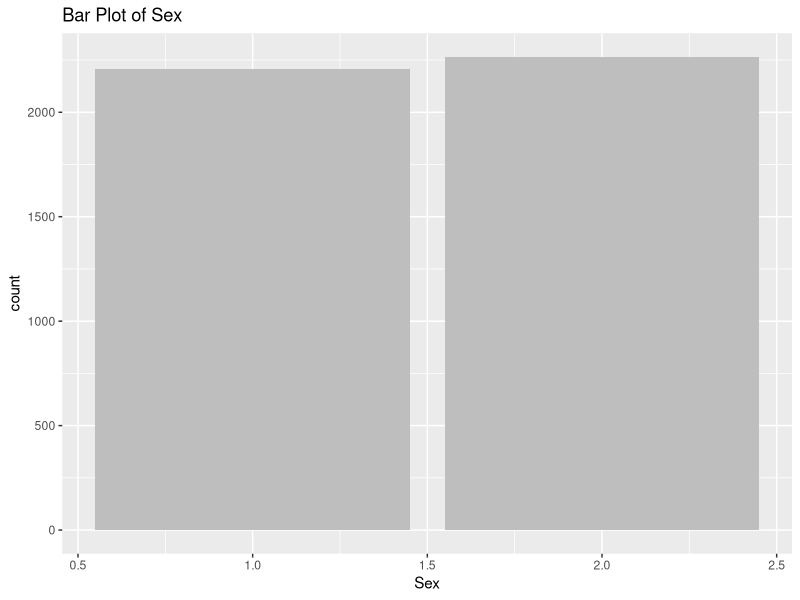
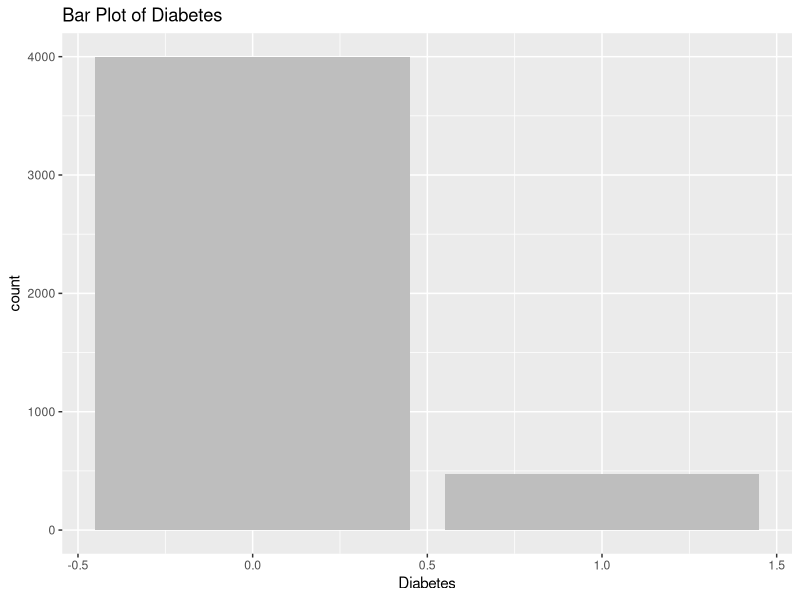
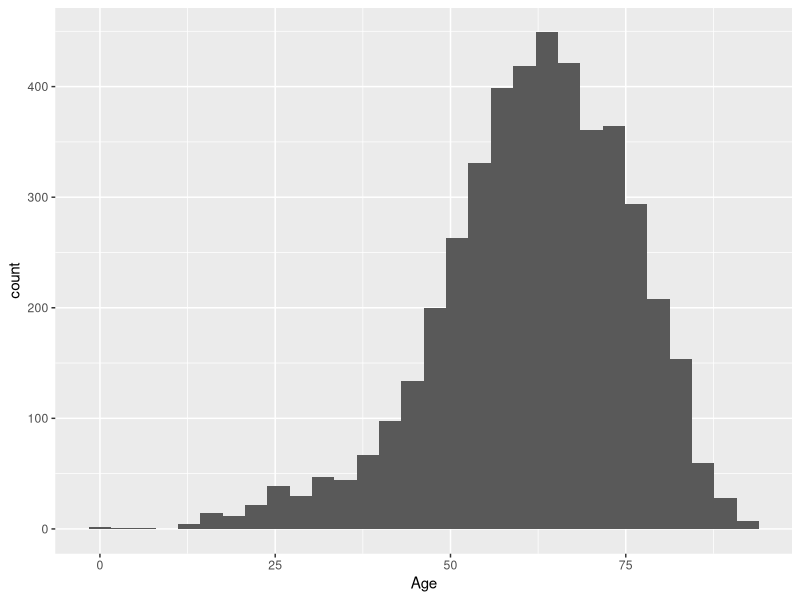
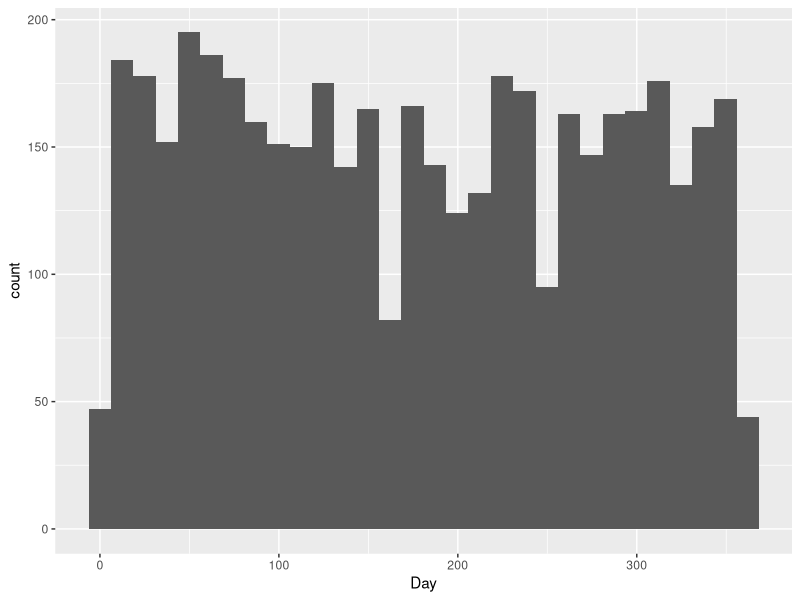
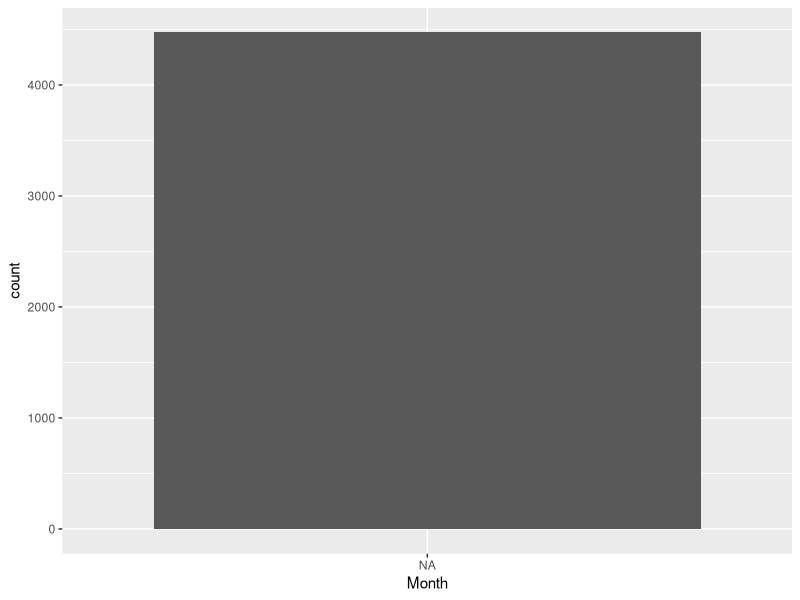
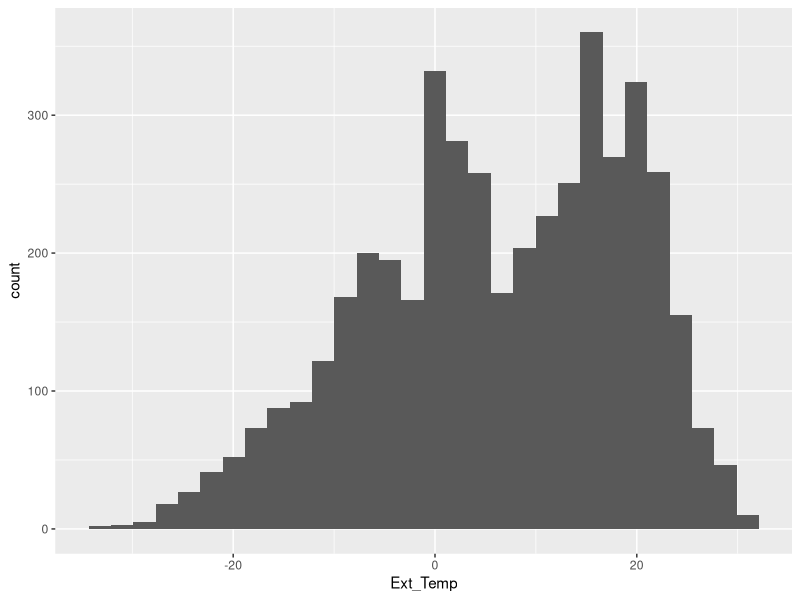
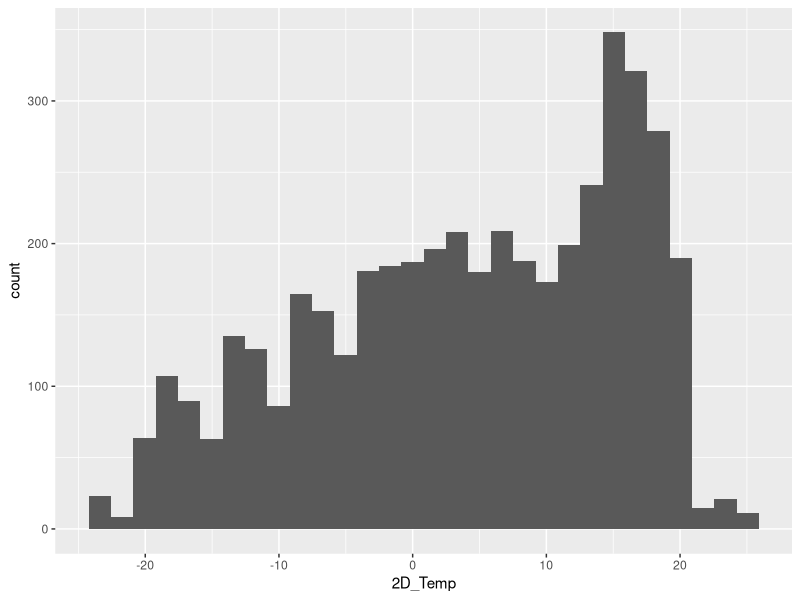
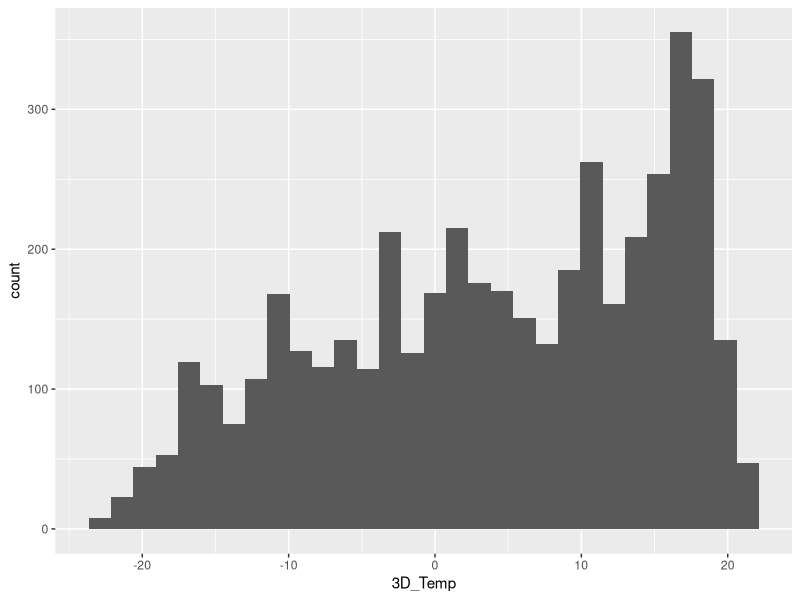

Source code (R) for these figures, in order:
## ---- chunk 1
library(readxl)
library(dplyr)
library(ggplot2)
library(pheatmap)
library(car)
## ---- chunk 2
# the excel sheet represents NA values by "NA"
brownfat <- read_excel("./description/BrownFat.xls", na = "NA")
nrow(brownfat)
## ---- chunk 3
x <- colSums(is.na(brownfat)) # 
x[x > 0]
## ---- chunk 4
brownfat_cleaned_data <- brownfat %>% select(-c("TSH", "Id"))
## ---- chunk 5
# determine how many obs. display such behaviour
x <- sum(is.na(brownfat$Cancer_Status) & is.na(brownfat$Cancer_Type))
paste("No. of observations w/ Cancer_Status == Cancer_Type == NA is:", x)

# exclude these obs.
brownfat_cleaned_data <- brownfat_cleaned_data %>% 
  filter(!(is.na(Cancer_Status) & is.na(Cancer_Type)))
## ---- chunk 6
set.seed("14")

# calculate the estimated prob. of each category (except 0, and NAs)
cancer_status_category_prob <- brownfat_cleaned_data %>%
  filter(!is.na(Cancer_Type) & Cancer_Type != 0) %>%
  count(Cancer_Type) %>% 
  mutate(probability = n / sum(n))

# function to re-assign those w/ NA values
assign_cancer_type <- function(x) {
  if (is.na(x)) {
    sample(cancer_status_category_prob$Cancer_Type, 1, 
           prob = cancer_status_category_prob$probability)
  } else {
    x
  }
}


# re-assign those w/ Cancer_Type == NA
brownfat_cleaned_data_v1 <- brownfat_cleaned_data
brownfat_cleaned_data_v1$Cancer_Type <- sapply(brownfat_cleaned_data$Cancer_Type,
                                   assign_cancer_type)
## ---- chunk 7
brownfat_cleaned_data_v2 <- brownfat_cleaned_data %>%
  filter(!is.na(Cancer_Type))
## ---- chunk 8
brownfat_cleaned_data_v2 <- brownfat_cleaned_data %>%
    filter(!is.na(Cancer_Type))
## ---- chunk 9
ggplot(data = brownfat_cleaned_data_v2, aes(x = Sex)) +
    geom_bar(fill = "grey")+
    ggtitle("Bar Plot of Sex")

ggplot(data = brownfat_cleaned_data_v2, aes(x = Diabetes)) +
    geom_bar(fill = "grey")+
    ggtitle("Bar Plot of Diabetes")

ggplot(data = brownfat_cleaned_data_v2, aes(x = Age))+
    geom_histogram()
ggplot(data = brownfat_cleaned_data_v2, aes(x = Day))+
    geom_histogram()
brownfat_cleaned_data_v2$Month <- factor(brownfat_cleaned_data_v2$Month, levels = 1:12)
ggplot(data = brownfat_cleaned_data_v2, aes(x = Month))+
    geom_bar()
ggplot(data = brownfat_cleaned_data_v2, aes(x = Ext_Temp))+
    geom_histogram()
ggplot(data = brownfat_cleaned_data_v2, aes(x = `2D_Temp`))+
    geom_histogram()
ggplot(data = brownfat_cleaned_data_v2, aes(x = `3D_Temp`))+
    geom_histogram()
ggplot(data = brownfat_cleaned_data_v2, aes(x = `7D_Temp`))+
    geom_histogram()
ggplot(data = brownfat_cleaned_data_v2, aes(x = `1M_Temp`))+
    geom_histogram()
ggplot(data = brownfat_cleaned_data_v2, aes(x = Duration_Sunshine))+
    geom_histogram()
ggplot(data = brownfat_cleaned_data_v2, aes(x = Weigth))+
    geom_histogram()
ggplot(data = brownfat_cleaned_data_v2, aes(x = Size))+
    geom_histogram()
ggplot(data = brownfat_cleaned_data_v2, aes(x = BMI))+
    geom_histogram()
ggplot(data = brownfat_cleaned_data_v2, aes(x = Glycemy))+
    geom_histogram()
ggplot(data = brownfat_cleaned_data_v2, aes(x = LBW))+
    geom_histogram()
ggplot(data = brownfat_cleaned_data_v2, aes(x = Cancer_Status)) +
    geom_bar(fill = "grey")+
    ggtitle("Bar Plot of Cancer Status")
ggplot(data = brownfat_cleaned_data_v2, aes(x = Cancer_Type)) +
    geom_bar(fill = "grey")+
    ggtitle("Bar Plot of Cancer Type")
ggplot(data = brownfat_cleaned_data_v2, aes(x = Total_vol))+
    geom_histogram()

# Separate response variable into 2 cases:
no_brownfat <- subset(brownfat_cleaned_data_v2, Total_vol == 0)
has_brownfat <- subset(brownfat_cleaned_data_v2, Total_vol > 0)

# Plot with no brown fat: 
ggplot(no_brownfat, aes(x = Total_vol)) +
  geom_histogram(binwidth = 10, color = "black", fill = "red") +
  ggtitle("Individuals with No Brown Fat")

# Plot with some brown fat:
ggplot(has_brownfat, aes(x = Total_vol)) +
  geom_histogram(binwidth = 10, color = "black", fill = "blue") +
  ggtitle("Individuals with Brown Fat")
## ---- chunk 10
mean_age <- mean(brownfat_cleaned_data_v2$Age)
mean_age
## ---- chunk 11
mean_ext_temp <- mean(brownfat_cleaned_data_v2$Ext_Temp)
mean_ext_temp
mean_weight <- mean(brownfat_cleaned_data_v2$Weigth)
mean_weight
mean_height <- mean(brownfat_cleaned_data_v2$Size)
mean_height
mean_BMI <- mean(brownfat_cleaned_data_v2$BMI)
mean_BMI
mean_LBW <- mean(brownfat_cleaned_data_v2$LBW)
mean_LBW

## ---- chunk 12
brownfat_cleaned_data_v2$Month <- as.numeric(factor(brownfat_cleaned_data_v2$Month))
cor_matrix <- cor(brownfat_cleaned_data_v2)
pheatmap(cor_matrix, display_numbers = TRUE, cluster_rows = FALSE, cluster_cols = FALSE)

